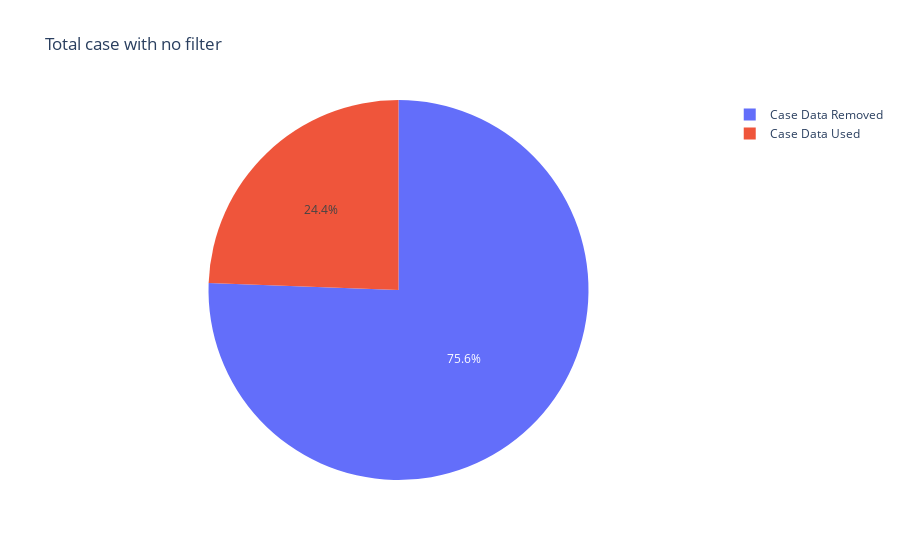

The notebook cell saved with this chart:
### Code cell
totalScope = len(caseDf)
totalRemoved = totalScope - len(targetCaseDf) 

fig = go.Figure(data=[go.Pie(labels=["Case Data Used", 
                                     "Case Data Removed",
                                     ], \
                             values=[len(targetCaseDf), totalRemoved])])
fig.update_layout(title="Total case with no filter")

### Figure 1 — Plotly figure (JSON) as saved in the notebook; plotly's stock layout.template omitted (floating-point values rounded to 4 significant figures)
{"data": [{"labels": ["Case Data Used", "Case Data Removed"], "type": "pie", "values": [598126, 1852156]}], "layout": {"title": {"text": "Total case with no filter"}}}
